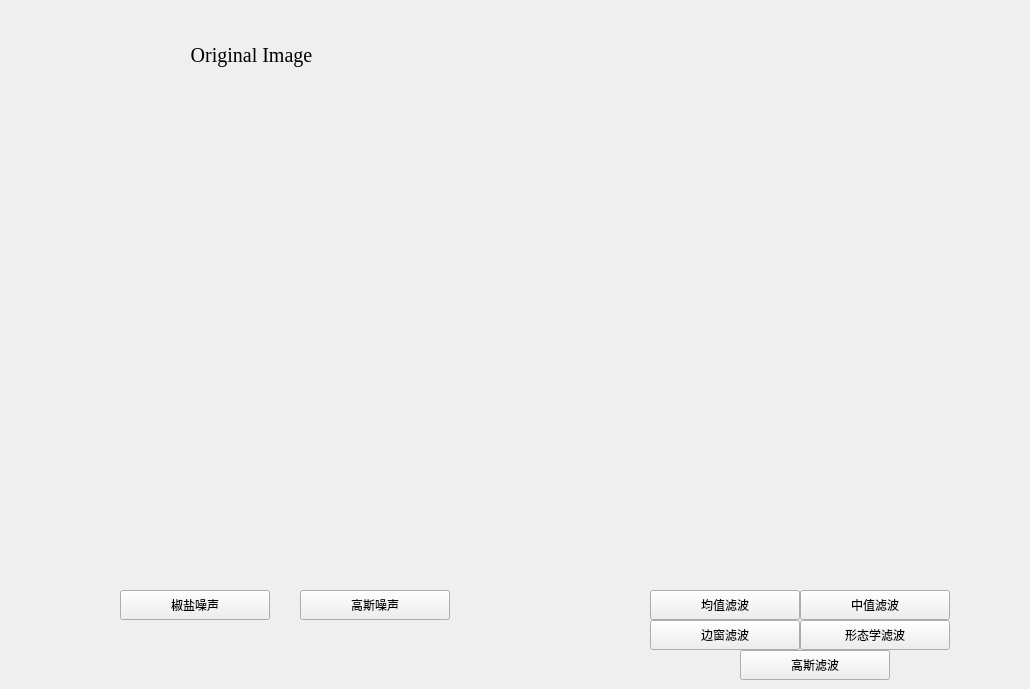
      <widget class="QWidget" name="page_3">
       <property name="font">
        <font>
         <family>Times New Roman</family>
        </font>
       </property>
       <widget class="QPushButton" name="salt_noise">
        <property name="geometry">
         <rect>
          <x>120</x>
          <y>590</y>
          <width>150</width>
          <height>30</height>
         </rect>
        </property>
        <property name="text">
         <string>椒盐噪声</string>
        </property>
       </widget>
       <widget class="QPushButton" name="guass_noise">
        <property name="geometry">
         <rect>
          <x>300</x>
          <y>590</y>
          <width>150</width>
          <height>30</height>
         </rect>
        </property>
        <property name="text">
         <string>高斯噪声</string>
        </property>
       </widget>
       <widget class="QPushButton" name="average_filter">
        <property name="geometry">
         <rect>
          <x>650</x>
          <y>590</y>
          <width>150</width>
          <height>30</height>
         </rect>
        </property>
        <property name="text">
         <string>均值滤波</string>
        </property>
       </widget>
       <widget class="QPushButton" name="middle_filter">
        <property name="geometry">
         <rect>
          <x>800</x>
          <y>590</y>
          <width>150</width>
          <height>30</height>
         </rect>
        </property>
        <property name="text">
         <string>中值滤波</string>
        </property>
       </widget>
       <widget class="QPushButton" name="window_filter">
        <property name="geometry">
         <rect>
          <x>650</x>
          <y>620</y>
          <width>150</width>
          <height>30</height>
         </rect>
        </property>
        <property name="text">
         <string>边窗滤波</string>
        </property>
       </widget>
       <widget class="QPushButton" name="form_filter">
        <property name="geometry">
         <rect>
          <x>800</x>
          <y>620</y>
          <width>150</width>
          <height>30</height>
         </rect>
        </property>
        <property name="text">
         <string>形态学滤波</string>
        </property>
       </widget>
       <widget class="QPushButton" name="gauss_filter">
        <property name="geometry">
         <rect>
          <x>740</x>
          <y>650</y>
          <width>150</width>
          <height>30</height>
         </rect>
        </property>
        <property name="text">
         <string>高斯滤波</string>
        </property>
       </widget>
       <widget class="QWidget" name="layoutWidget">
        <property name="geometry">
         <rect>
          <x>0</x>
          <y>40</y>
          <width>1021</width>
          <height>541</height>
         </rect>
        </property>
        <layout class="QHBoxLayout" name="horizontalLayout_7">
         <property name="spacing">
          <number>15</number>
         </property>
         <property name="leftMargin">
          <number>0</number>
         </property>
         <property name="rightMargin">
          <number>0</number>
         </property>
         <item>
          <layout class="QVBoxLayout" name="verticalLayout_7">
           <item>
            <widget class="QLabel" name="label_35">
             <property name="minimumSize">
              <size>
               <width>0</width>
               <height>30</height>
              </size>
             </property>
             <property name="maximumSize">
              <size>
               <width>16777215</width>
               <height>30</height>
              </size>
             </property>
             <property name="font">
              <font>
               <family>Times New Roman</family>
               <pointsize>15</pointsize>
              </font>
             </property>
             <property name="text">
              <string>Original Image</string>
             </property>
             <property name="alignment">
              <set>Qt::AlignCenter</set>
             </property>
            </widget>
           </item>
           <item>
            <widget class="QLabel" name="label_tu_31">
             <property name="text">
              <string/>
             </property>
            </widget>
           </item>
          </layout>
         </item>
         <item>
          <layout class="QVBoxLayout" name="verticalLayout_8">
           <item>
            <widget class="QLabel" name="label_36">
             <property name="minimumSize">
              <size>
               <width>0</width>
               <height>30</height>
              </size>
             </property>
             <property name="maximumSize">
              <size>
               <width>16777215</width>
               <height>30</height>
              </size>
             </property>
             <property name="font">
              <font>
               <family>Times New Roman</family>
               <pointsize>15</pointsize>
              </font>
             </property>
             <property name="text">
              <string/>
             </property>
             <property name="alignment">
              <set>Qt::AlignCenter</set>
             </property>
            </widget>
           </item>
           <item>
            <widget class="QLabel" name="label_tu_32">
             <property name="text">
              <string/>
             </property>
            </widget>
           </item>
          </layout>
         </item>
        </layout>
       </widget>
      </widget>
